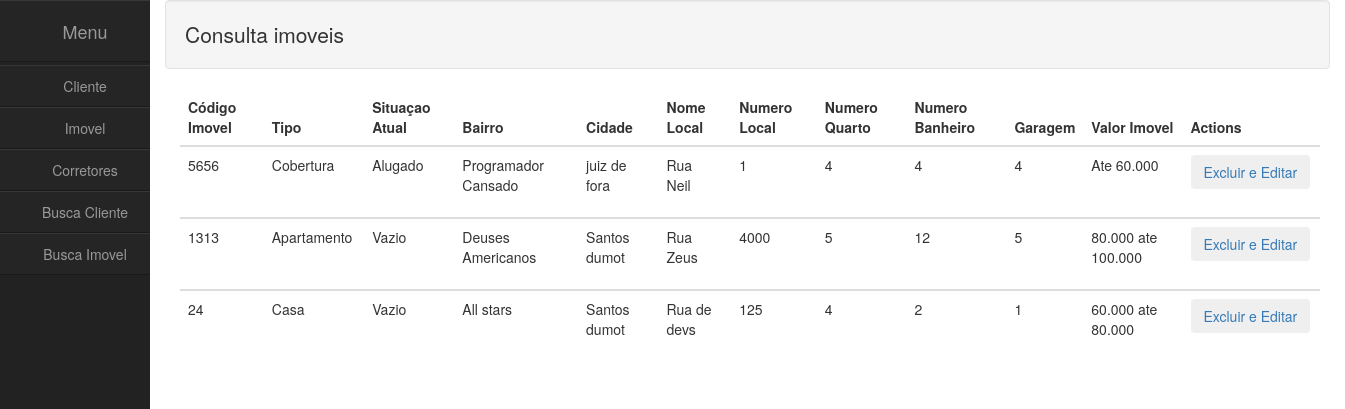
The page /lista_imovel.php on the database its author committed.
### tables this page shows
CREATE TABLE `bd_imobiliaria` (
  `id` int(11) NOT NULL,
  `codigo_imovel` int(11) NOT NULL,
  `tipo` varchar(20) NOT NULL,
  `situcao_atual` varchar(40) NOT NULL,
  `bairro` varchar(20) NOT NULL,
  `cidade` varchar(30) NOT NULL,
  `nome_local` varchar(30) NOT NULL,
  `numero_local` int(11) NOT NULL,
  `numero_quarto` int(11) NOT NULL,
  `numero_banheiro` int(11) NOT NULL,
  `garagem` int(11) NOT NULL,
  `valor_imovel` varchar(40) NOT NULL
);

### app/Model/Database.class.php (called while the page is built, shortened)
<?php
	class Database{
		protected $host = 'localhost';
		protected $user = 'adm';
		protected $password = 'lourenco';
		protected $dbname = 'bd_imobiliaria';
		public function __construct()
		{
			try{
				$this->conn = new PDO("mysql:dbname=".$this->dbname.";host=".$this->host,$this->user,$this->password);
			}
			catch (PDOException $e){
			echo "Erro com Banco de Dados :".$e->getMessage();
			exit();
			}catch(Exception $e)
			{
				echo "Erro Generico:".$e->getMessage();
			}
		}
	}

### app/Model/Imovel.class.php (called while the page is built, shortened)
<?php
	require_once 'Database.class.php';
	class Imovel extends Database
	{
		public function listarImovel(){
			try {
				$stmt = $this->conn->query("SELECT * From bd_imobiliaria");
                $listar = $stmt->fetchAll(PDO::FETCH_ASSOC);
                return $listar;
			} catch (\Throwable $th) {
				echo "erro na hora de buscar".$th->getMessage();
			}
		}
	}

### public/lista_imovel.php (the view, shortened to what this page needs)
<?php
    require_once 'index.php';
    require_once '../app/Model/Imovel.class.php';
    $imovel = new Imovel();
?>
  <div id="page-content-wrapper">
    <div class="page-content inset">
      <div class="row">
        <div class="col-md-12">
        <p class="well lead">Consulta imoveis</p>
         <div class="container">
          <div class="row">
             <?php
             try{
              $result = $imovel->listarImovel();
              if ($result)
              {
                echo "<table class='table table-hover'>";
                echo "<thead>";
                echo "<tr>\n";
                echo "<th scope='col'>\n";
                echo "<b>Código Imovel</b>\n";
                echo "</th>\n";
                echo "<th scope= 'col'>\n";
                echo "<b>Tipo</b>\n";
                echo "</th>\n";
                echo "<th scope='col'>\n";
                echo "<b>Situaçao Atual</b>\n";
                echo "</th>\n";
                echo "<th scope= 'col'>\n";
                echo "<b>Bairro</b>\n";
                echo "</th>\n";
                echo "<th scope= 'col'>\n";
                echo "<b>Cidade</b>\n";
                echo "</th>\n";
                echo "<th scope= 'col'>\n";
                echo "<b>Nome Local</b>\n";
                echo "</th>\n";
                echo "<th scope= 'col'>\n";
                echo "<b>Numero Local</b>\n";
                echo "</th>\n";
                echo "<th scope= 'col'>\n";
                echo "<b>Numero Quarto</b>\n";
                echo "</th>\n";
                echo "<th scope= 'col'>\n";
                echo "<b>Numero Banheiro</b>\n";
                echo "</th>\n";
                echo "<th scope= 'col' >\n";
                echo "<b>Garagem</b>\n";
                echo "</th>\n";
                echo "<th scope= 'col'>\n";
                echo "<b>Valor Imovel</b>\n";
                echo "</th>\n";
                echo "<th scope= 'col'>\n";
                echo "<b>Actions</b>\n";
                echo "</th>\n";
                echo "</tr>\n";
                echo "</thead>";
                foreach ($result as $row)
                {
                  echo "<tbody>";
                  echo "<tr class='table-light'>\n";
                  echo "<td>\n";
                  echo $row['codigo_imovel']. "&nbsp;\n";
                  echo "</td>\n";
                  echo "<td>\n";
                  echo $row['tipo']. "&nbsp;\n";
                  echo "</td>\n";
                  echo "<td>\n";
                  echo $row['situcao_atual']. "&nbsp;\n";
                  echo "</td>\n";
                  echo "<td>\n";
                  echo $row['bairro'] . "&nbsp;\n";
                  echo "</td>\n";
                  echo "<td>\n";
                  echo $row['cidade']. "&nbsp;\n";
                  echo "</td>\n";
                  echo "<td>\n";
                  echo $row['nome_local']. "&nbsp;\n";
                  echo "</td>\n";
                  echo "<td>\n";
                  echo $row['numero_local'] . "&nbsp;\n";
                  echo "</td>\n";
                  echo "<td>\n";
                  echo $row['numero_quarto']. "&nbsp;\n";
                  echo "</td>\n";
                  echo "<td>\n";
                  echo $row['numero_banheiro']. "&nbsp;\n";
                  echo "</td>\n";
                  echo "<td>\n";
                  echo $row['garagem'] . "&nbsp;\n";
                  echo "</td>\n";
                  echo "<td>\n";
                  echo $row['valor_imovel']. "&nbsp;\n";
                  echo "</td>\n";
                  echo "<td>\n";
                  echo "<a href='alterar_excluir_imovel.php?id=".$row['id'] . "'>";
                  echo "<button class= btn btn-secondary >Excluir e Editar</button></a>&nbsp;\n";
                  echo "</td>\n";
                  echo "</tr>\n";
                  echo "</tbody>";
                 }
              }
                else
                {
                  echo "<p>Nenhum imovel foi encontrado!</p>";
                }
                  echo "</table>";
               }
               catch(PDOException $e)
                {
                  print "Erro!: " . $e->getMessage() . "<br/>";
                die();
                }
             ?>
        </div>
        </div>
        </div>
    </div>
    </div>
    <?php require_once 'footer.php';
?>

### resources/css/menu.css (style rules this page uses)
.row { margin-left:0px; margin-right:0px; }
#page-content-wrapper { padding-left: 0; margin-left: 0; width: 100%; height: auto; }
#page-content-wrapper { width: 100%; }

### rows shown on the page
bd_imobiliaria: codigo_imovel "5656", tipo "Cobertura", situcao_atual "Alugado", bairro "Programador Cansado", cidade "juiz de fora", nome_local "Rua Neil", numero_local "1", numero_quarto "4", numero_banheiro "4", garagem "4", valor_imovel "Ate 60.000"
bd_imobiliaria: codigo_imovel "1313", tipo "Apartamento", situcao_atual "Vazio", bairro "Deuses Americanos", cidade "Santos dumot", nome_local "Rua Zeus", numero_local "4000", numero_quarto "5", numero_banheiro "12", garagem "5", valor_imovel "80.000 ate 100.000"
bd_imobiliaria: codigo_imovel "24", tipo "Casa", situcao_atual "Vazio", bairro "All stars", cidade "Santos dumot", nome_local "Rua de devs", numero_local "125", numero_quarto "4", numero_banheiro "2", garagem "1", valor_imovel "60.000 ate 80.000"
